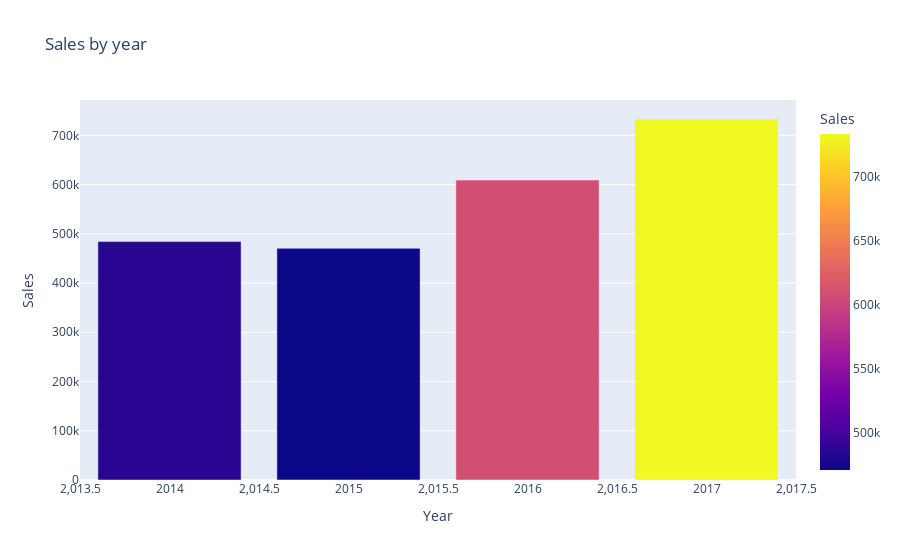

Write notebook code for a chart like this one.
### Code cell
px.bar(total_sales,x='Year',y='Sales', title = 'Sales by year',color='Sales')

### Figure 1 — Plotly figure (JSON) as saved in the notebook; plotly's stock layout.template omitted (floating-point values rounded to 4 significant figures)
{"data": [{"alignmentgroup": "True", "hovertemplate": "Year=%{x}<br>Sales=%{marker.color}<extra></extra>", "legendgroup": "", "marker": {"color": [484200.0, 470500.0, 609200.0, 733200.0], "coloraxis": "coloraxis", "pattern": {"shape": ""}}, "name": "", "offsetgroup": "", "orientation": "v", "showlegend": false, "textposition": "auto", "type": "bar", "x": [2014, 2015, 2016, 2017], "xaxis": "x", "y": [484200.0, 470500.0, 609200.0, 733200.0], "yaxis": "y"}], "layout": {"barmode": "relative", "coloraxis": {"colorbar": {"title": {"text": "Sales"}}, "colorscale": [[0, "#0d0887"], [0.1111, "#46039f"], [0.2222, "#7201a8"], [0.3333, "#9c179e"], [0.4444, "#bd3786"], [0.5556, "#d8576b"], [0.6667, "#ed7953"], [0.7778, "#fb9f3a"], [0.8889, "#fdca26"], [1, "#f0f921"]]}, "legend": {"tracegroupgap": 0}, "title": {"text": "Sales by year"}, "xaxis": {"anchor": "y", "domain": [0, 1], "title": {"text": "Year"}}, "yaxis": {"anchor": "x", "domain": [0, 1], "title": {"text": "Sales"}}}}
